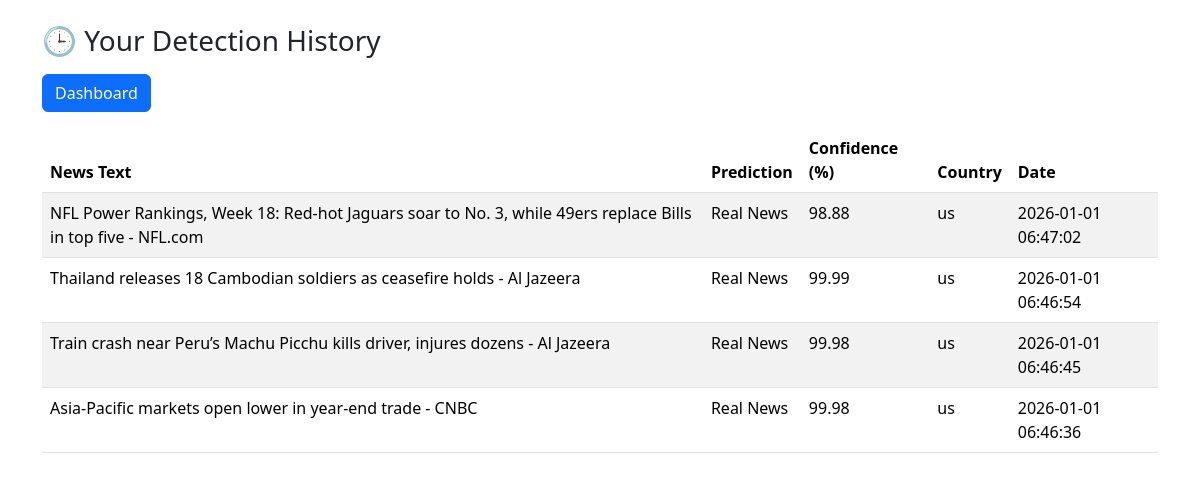
The app's page /history (signed in) with its own data.
### tables this page shows
CREATE TABLE history(
    id INTEGER PRIMARY KEY AUTOINCREMENT,
    username TEXT,
    text TEXT,
    prediction TEXT,
    confidence REAL,
    created_at TIMESTAMP DEFAULT CURRENT_TIMESTAMP
, country TEXT DEFAULT 'us');

### app.py (the view)
@app.route("/history")
def history():
    if "user" not in session:
        return redirect("/")
    conn = sqlite3.connect("database.db")
    cur = conn.cursor()
    cur.execute("""
        SELECT text,prediction,confidence,country,created_at
        FROM history
        WHERE username=?
        ORDER BY created_at DESC
    """, (session["user"],))
    rows = cur.fetchall()
    conn.close()
    return render_template("history.html", rows=rows)

### templates/history.html (shortened to what this page needs)
<!DOCTYPE html>
<html lang="en">
<head>
<link href="https://cdn.jsdelivr.net/npm/bootstrap@5.3.2/dist/css/bootstrap.min.css" rel="stylesheet">
</head>
<body class="">
<div class="container py-4">
    <h3 class="mb-3">🕒 Your Detection History</h3>
    <a href="/dashboard" class="btn btn-primary mb-3">Dashboard</a>
    <table class="table table-striped">
        <thead>
            <tr>
                <th>News Text</th>
                <th>Prediction</th>
                <th>Confidence (%)</th>
                <th>Country</th>
                <th>Date</th>
            </tr>
        </thead>
        <tbody>
            {% for row in rows %}
            <tr>
                <td>{{ row[0] }}</td>
                <td>{{ row[1] }}</td>
                <td>{{ row[2] }}</td>
                <td>{{ row[3] }}</td>
                <td>{{ row[4] }}</td>
            </tr>
            {% endfor %}
        </tbody>
    </table>
</div>
</body>
</html>

### templates/history.html (style rules this page uses)
.table { background:white; }

### records on screen
history: text "NFL Power Rankings, Week 18: Red-hot Jaguars soar to No. 3, while 49ers replace Bills in top five - NFL.com", prediction "Real News", confidence "98.88", country "us", created_at "2026-01-01 06:47:02"
history: text "Thailand releases 18 Cambodian soldiers as ceasefire holds - Al Jazeera", prediction "Real News", confidence "99.99", country "us", created_at "2026-01-01 06:46:54"
history: text "Train crash near Peru’s Machu Picchu kills driver, injures dozens - Al Jazeera", prediction "Real News", confidence "99.98", country "us", created_at "2026-01-01 06:46:45"
history: text "Asia-Pacific markets open lower in year-end trade - CNBC", prediction "Real News", confidence "99.98", country "us", created_at "2026-01-01 06:46:36"
